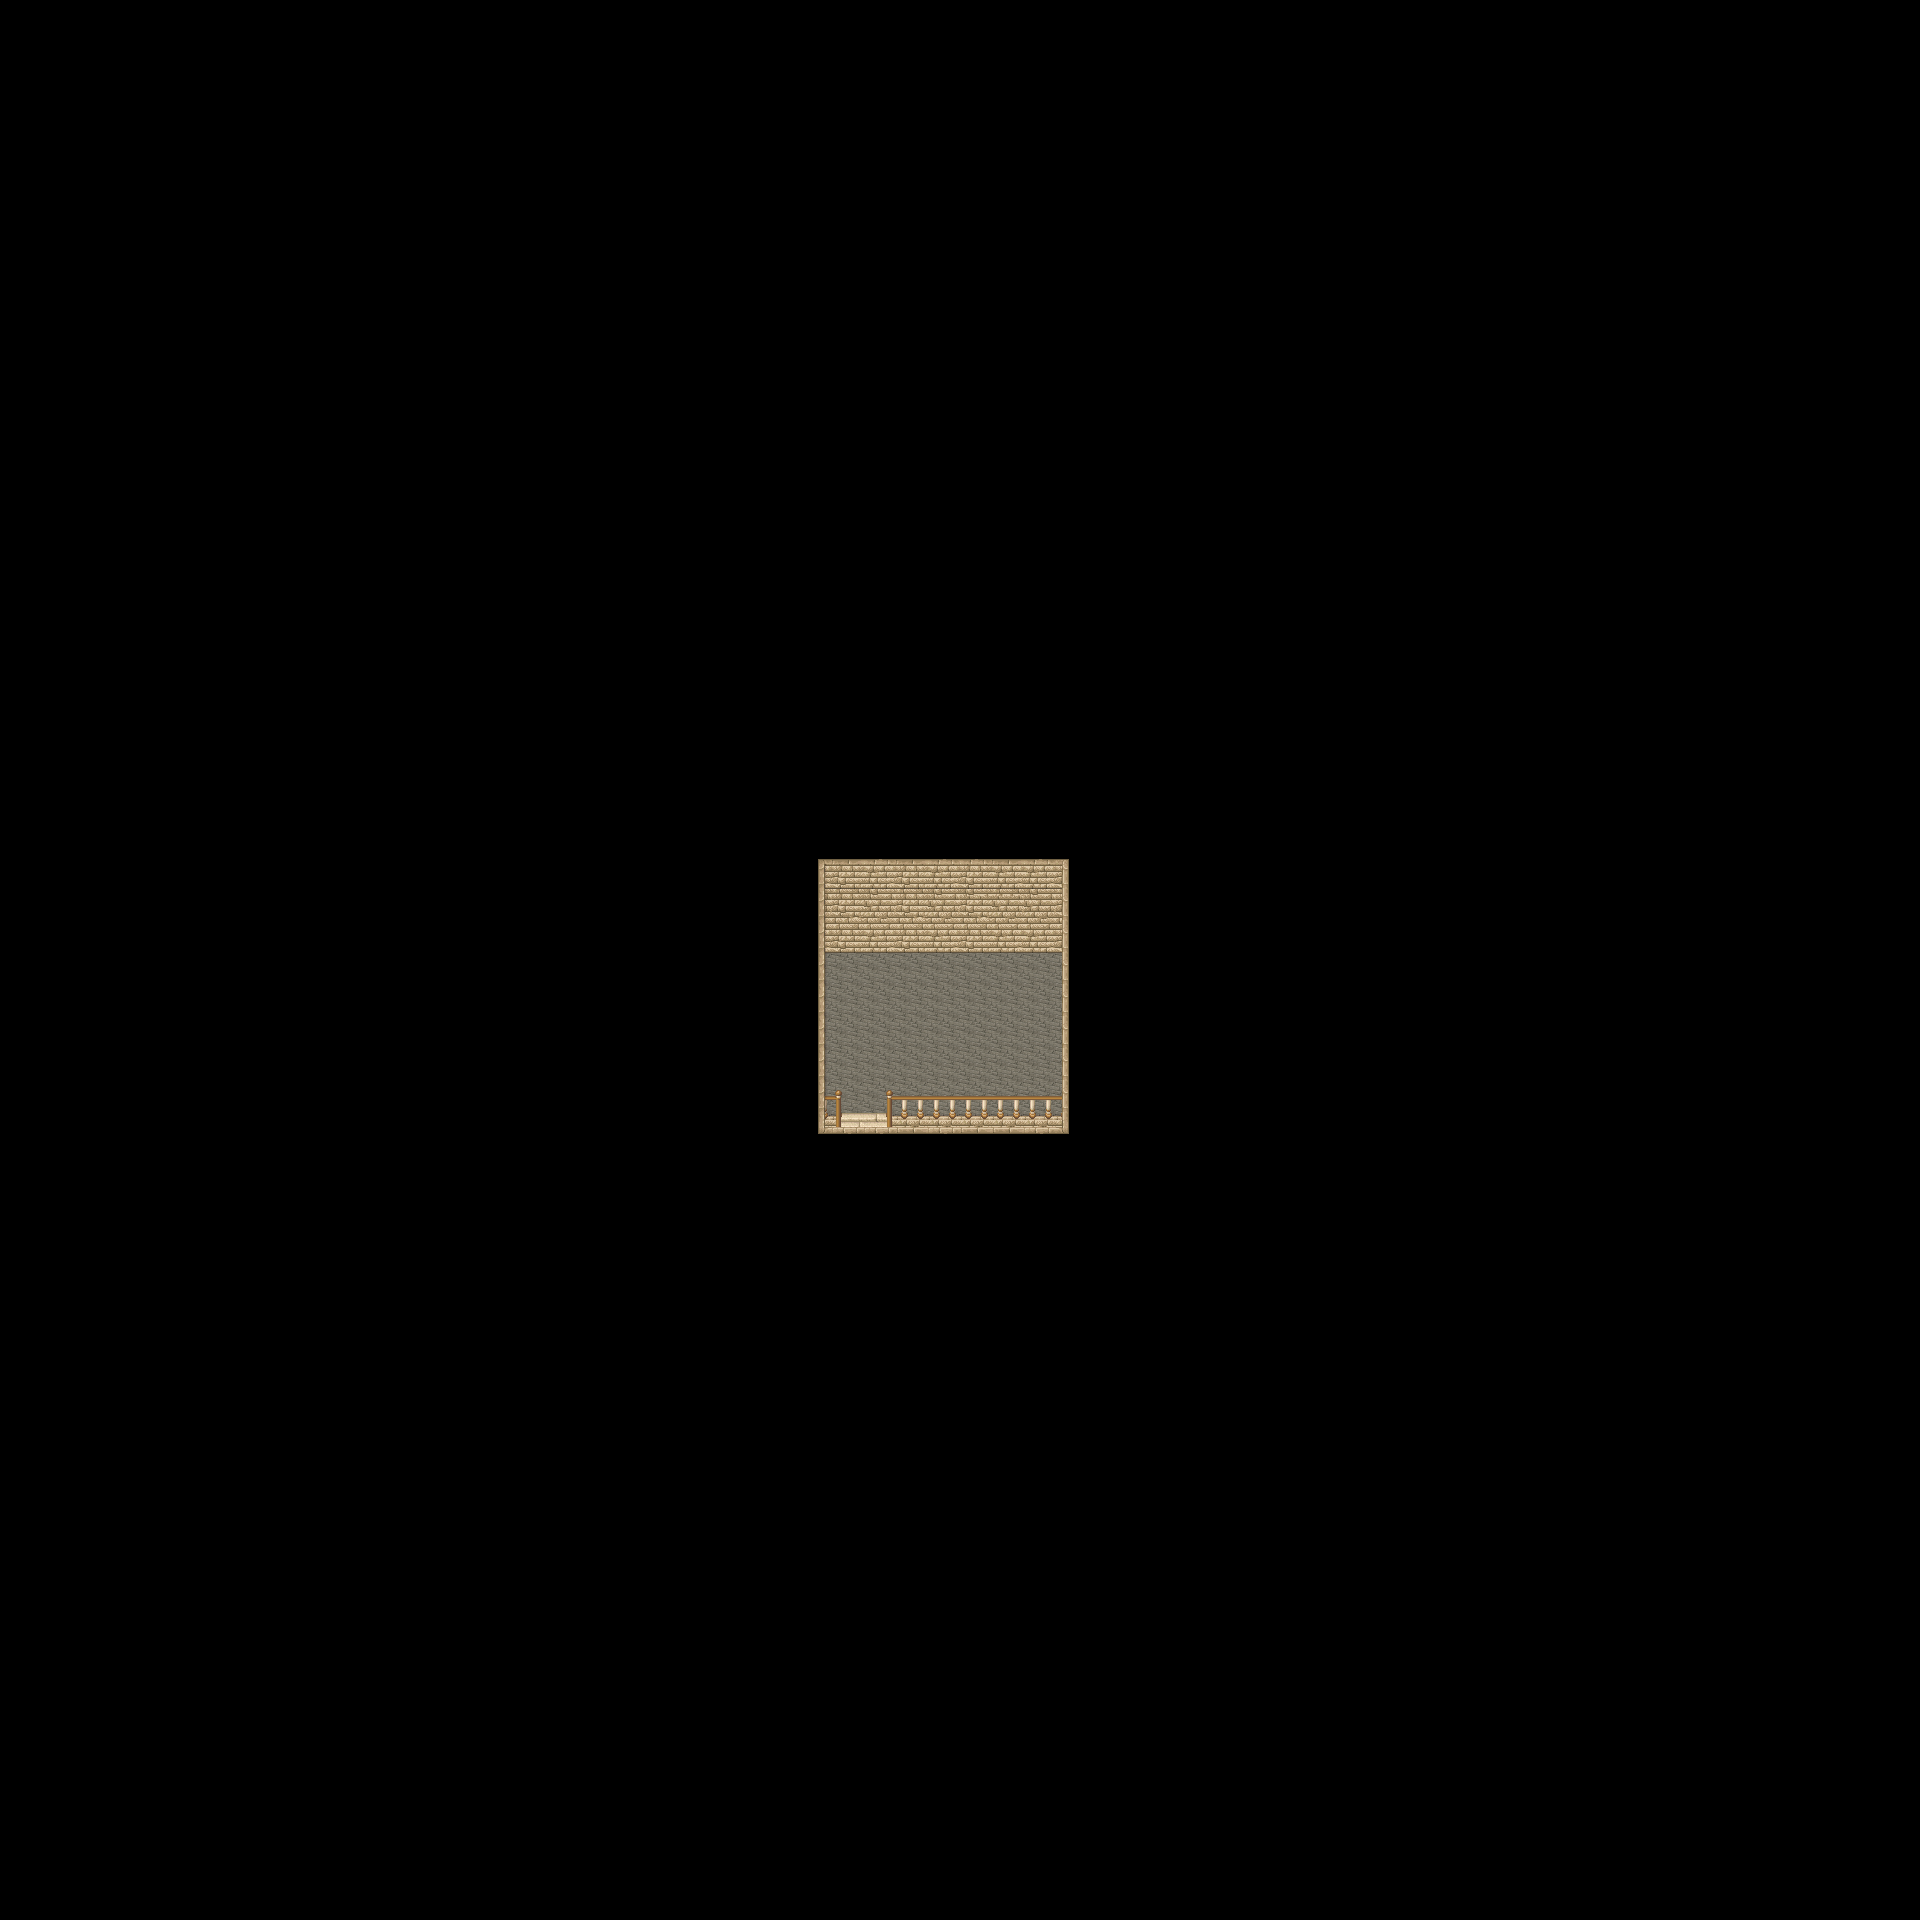

This is a level from a 2D game, rendered from its Tiled map with the project's own tilesets. A one-line summary and the map file follow, with tile-layer data summarised:
An orthogonal 60x60 tile map with 32x32 px tiles, 8 tile layers (Ground, Ground 2, Ground 3, Fringe, ...), 1 hidden layer not drawn, 18 tilesets and 1 object (warp).

<map version="1.2" tiledversion="1.3.4" orientation="orthogonal" renderorder="right-down" compressionlevel="0" width="60" height="60" tilewidth="32" tileheight="32" infinite="0" nextlayerid="14" nextobjectid="18">
 <properties>
  <property name="license" value="CC BY-SA 3.0" />
  <property name="manaplus version" value="2" />
  <property name="minimap" value="graphics/minimaps/009-2-18.png" />
  <property name="music" value="swamp.ogg" />
  <property name="name" value="Chapel Tower Top" />
 </properties>
 <tileset firstgid="1" name="Collision" tilewidth="32" tileheight="32" tilecount="9" columns="3">
  <image source="../graphics/tilesets/collision.png" width="96" height="96" />
 </tileset>
 <tileset firstgid="10" name="hurns-indoor" tilewidth="32" tileheight="32" tilecount="256" columns="16">
  <image source="../graphics/tilesets/hurns-indoor.png" width="512" height="512" />
 </tileset>
 <tileset firstgid="266" name="artis-indoor" tilewidth="32" tileheight="32" tilecount="256" columns="16">
  <image source="../graphics/tilesets/artis-indoor.png" width="512" height="512" />
 </tileset>
 <tileset firstgid="522" name="artis-indoor-fringe" tilewidth="32" tileheight="32" tilecount="256" columns="16">
  <image source="../graphics/tilesets/artis-indoor-fringe.png" width="512" height="512" />
 </tileset>
 <tileset firstgid="778" name="ship-indoor-fringe" tilewidth="32" tileheight="32" tilecount="256" columns="16">
  <image source="../graphics/tilesets/ship-indoor-fringe.png" width="512" height="512" />
 </tileset>
 <tileset firstgid="1034" name="artis-indoor-x1x3" tilewidth="32" tileheight="96" tilecount="48" columns="16">
  <image source="../graphics/tilesets/artis-indoor-x1x3.png" width="512" height="288" />
 </tileset>
 <tileset firstgid="1082" name="artis-indoor-x1x2" tilewidth="32" tileheight="64" tilecount="16" columns="16">
  <image source="../graphics/tilesets/artis-indoor-x1x2.png" width="512" height="64" />
 </tileset>
 <tileset firstgid="1098" name="hurns-ground" tilewidth="32" tileheight="32" tilecount="256" columns="16">
  <image source="../graphics/tilesets/hurns-ground.png" width="512" height="512" />
 </tileset>
 <tileset firstgid="1354" name="hurns-indoor-x1x3" tilewidth="32" tileheight="96" tilecount="16" columns="16">
  <image source="../graphics/tilesets/hurns-indoor-x1x3.png" width="512" height="96" />
 </tileset>
 <tileset firstgid="1370" name="artis-indoor-x1x4" tilewidth="32" tileheight="32" tilecount="64" columns="16">
  <image source="../graphics/tilesets/artis-indoor-x1x4.png" width="512" height="128" />
 </tileset>
 <tileset firstgid="1434" name="hurns-teacup-vapor" tilewidth="32" tileheight="32" tilecount="8" columns="4">
  <image source="../graphics/tilesets/hurns-teacup-vapor.png" width="128" height="64" />
  <tile id="0">
   <animation>
    <frame tileid="0" duration="100" />
    <frame tileid="1" duration="100" />
    <frame tileid="2" duration="100" />
    <frame tileid="3" duration="100" />
   </animation>
  </tile>
  <tile id="4">
   <animation>
    <frame tileid="4" duration="100" />
    <frame tileid="5" duration="100" />
    <frame tileid="6" duration="100" />
    <frame tileid="7" duration="100" />
   </animation>
  </tile>
 </tileset>
 <tileset firstgid="1442" name="fire" tilewidth="64" tileheight="64" tilecount="7" columns="7">
  <image source="../graphics/tilesets/fire.png" width="448" height="64" />
  <tile id="0">
   <animation>
    <frame tileid="0" duration="100" />
    <frame tileid="1" duration="100" />
    <frame tileid="2" duration="100" />
    <frame tileid="3" duration="100" />
    <frame tileid="4" duration="100" />
    <frame tileid="5" duration="100" />
    <frame tileid="6" duration="100" />
   </animation>
  </tile>
 </tileset>
 <tileset firstgid="1449" name="hurns-indoor-accessory" tilewidth="32" tileheight="32" tilecount="128" columns="8">
  <image source="../graphics/tilesets/hurns-indoor-accessory.png" width="256" height="512" />
 </tileset>
 <tileset firstgid="1577" name="sunlight-x1x5" tilewidth="32" tileheight="160" tilecount="4" columns="4">
  <image source="../graphics/tilesets/sunlight-x1x5.png" width="128" height="160" />
 </tileset>
 <tileset firstgid="1581" name="candle-x1x2" tilewidth="32" tileheight="64" tilecount="12" columns="3">
  <image source="../graphics/tilesets/candle-x1x2.png" width="96" height="256" />
  <tile id="6">
   <animation>
    <frame tileid="6" duration="100" />
    <frame tileid="7" duration="100" />
   </animation>
  </tile>
 </tileset>
 <tileset firstgid="1593" name="artis-indoor-cellar" tilewidth="32" tileheight="32" tilecount="128" columns="8">
  <image source="../graphics/tilesets/artis-indoor-cellar.png" width="256" height="512" />
 </tileset>
 <tileset firstgid="1721" name="castle1" tilewidth="32" tileheight="32" tilecount="374" columns="17">
  <image source="../graphics/tilesets/castle1.png" width="544" height="704" />
 </tileset>
 <tileset firstgid="2095" name="artis-indoor-x1x2" tilewidth="32" tileheight="64" tilecount="16" columns="16">
  <image source="../graphics/tilesets/artis-indoor-x1x2.png" width="512" height="64" />
 </tileset>
 <layer id="1" name="Ground" width="60" height="60">
  <data>[3600 cells, 3600 non-empty, 8 distinct tile ids]</data>
 </layer>
 <layer id="2" name="Ground 2" width="60" height="60">
  <data>[3600 cells, 29 non-empty, 5 distinct tile ids]</data>
 </layer>
 <layer id="3" name="Ground 3" width="60" height="60">
  <data>[3600 cells, 4 non-empty, 4 distinct tile ids]</data>
 </layer>
 <layer id="4" name="Fringe" width="60" height="60">
  <data>[3600 cells, 2 non-empty, 2 distinct tile ids]</data>
 </layer>
 <layer id="5" name="Over" width="60" height="60">
  <data>[3600 cells, 52 non-empty, 10 distinct tile ids]</data>
 </layer>
 <layer id="6" name="Over 2" width="60" height="60">
  <data>[3600 cells, 2 non-empty, 2 distinct tile ids]</data>
 </layer>
 <layer id="7" name="Over 3" width="60" height="60">
  <data>[3600 cells, 0 non-empty, 0 distinct tile ids]</data>
 </layer>
 <layer id="8" name="Collision" width="60" height="60" visible="0">
  <data>[3600 cells, 3561 non-empty, 1 distinct tile ids]</data>
 </layer>
 <layer id="9" name="Heights" width="60" height="60">
  <data>[3600 cells, 0 non-empty, 0 distinct tile ids]</data>
 </layer>
 <objectgroup id="10" name="Object">
  <object id="17" name="To Chapel Tower 2nd Floor" type="warp" x="832" y="1152" width="64" height="32">
   <properties>
    <property name="dest_map" value="009-2-17" />
    <property name="dest_x" value="33" />
    <property name="dest_y" value="35" />
   </properties>
  </object>
 </objectgroup>
</map>
